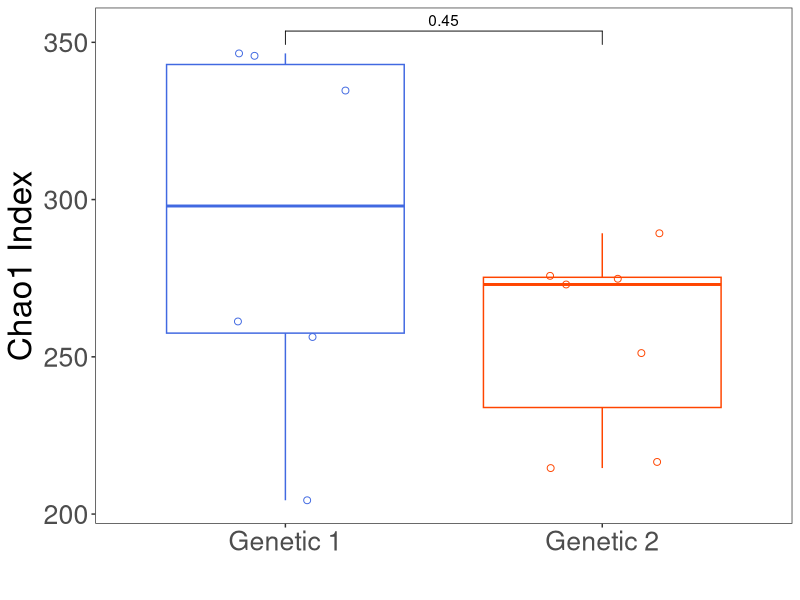
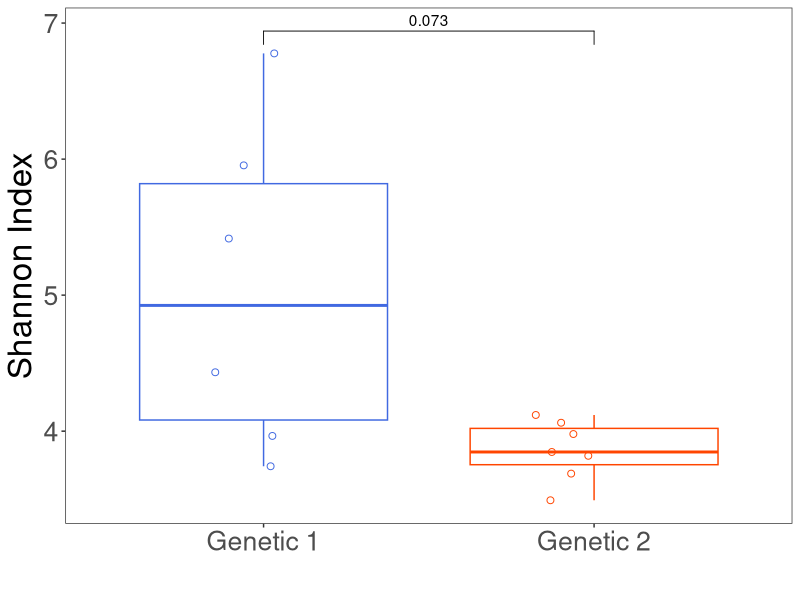

Write the R code that produced these figures, in order.
#!/usr/bin/env Rscript
## Purpose of script: alpha diversity boxplot
## Date created: 22.07.2020
## Author: luigui gallardo-becerra (bfllg77@gmail.com)
# Package installation
#install.packages("dplyr")
#install.packages("ggplot2")
#install.packages("ggpubr")
library("dplyr")
library("ggplot2")
library("ggpubr")
# Data input
alpha_data <- read.table(file = "gut_all_metrics.txt", sep = "\t", header = T)
# Define colors
colors <- c("royalblue", "orangered")
p_value <- list(c("Genetic 1", "Genetic 2"))
### chao1 ###
boxplot <- ggplot(alpha_data, aes(x = group, y = chao1)) +
geom_boxplot(aes(color = group),
    outlier.shape = NA) +
geom_point(aes(color = group),
    size = 2,
    shape = 21,
    position = position_jitterdodge()) +
theme_test() +
theme(legend.position = "none") +
labs(x = "",
    y = "Chao1 Index") +
scale_color_manual(values = colors) +
theme(text = element_text(size = 24),
    axis.title.y = element_text(size = 24)) +
stat_compare_means(comparisons = p_value,
    method = "wilcox.test") +
theme(text = element_text(size = 24),
    axis.title.y = element_text(size = 24))
# Creation of pdf
pdf(file = "chao1_gut_genetics.pdf")
print (boxplot)
dev.off()
    
### Shannon ###
boxplot <- ggplot(alpha_data, aes(x = group, y = shannon)) +
geom_boxplot(aes(color = group),
    outlier.shape = NA) +
geom_point(aes(color = group),
    size = 2,
    shape = 21,
    position = position_jitterdodge()) +
theme_test() +
theme(legend.position = "none") +
labs(x = "",
    y = "Shannon Index") +
scale_color_manual(values = colors) +
theme(text = element_text(size = 24),
    axis.title.y = element_text(size = 24)) +
stat_compare_means(comparisons = p_value,
    method = "wilcox.test") +
theme(text = element_text(size = 24),
    axis.title.y = element_text(size = 24))
# Creation of pdf
pdf(file = "shannon_gut_genetics.pdf")
print (boxplot)
dev.off()